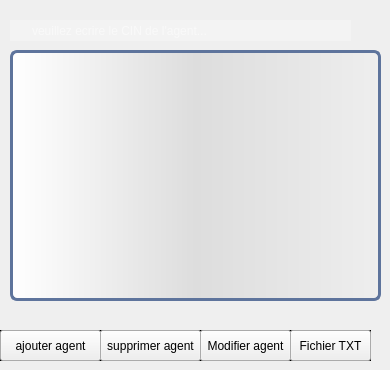
    <widget class="QWidget" name="page_10">
     <widget class="QLineEdit" name="rechercher_6">
      <property name="geometry">
       <rect>
        <x>10</x>
        <y>20</y>
        <width>341</width>
        <height>21</height>
       </rect>
      </property>
      <property name="styleSheet">
       <string notr="true">QLineEdit {
    background: #f3f3f3;
    background-image: url(:/img/search.png); /* actual size, e.g. 16x16 */
    background-repeat: no-repeat;
    background-position: left;
    color: white;
    font-family: SegoeUI;
    font-size: 12px;
  border-top: 3px transparent;
            border-bottom: 3px transparent;
            border-right: 10px transparent;
            border-left: 10px transparent;
    padding: 2 2 2 20; /* left padding (last number) must be more than the icon's width */
}</string>
      </property>
      <property name="cursorPosition">
       <number>0</number>
      </property>
      <property name="placeholderText">
       <string>veuillez ecrire le CIN de l'agent...</string>
      </property>
     </widget>
     <widget class="QPushButton" name="supprimer_6">
      <property name="geometry">
       <rect>
        <x>100</x>
        <y>330</y>
        <width>101</width>
        <height>31</height>
       </rect>
      </property>
      <property name="text">
       <string>supprimer agent</string>
      </property>
     </widget>
     <widget class="QTableView" name="tabagent">
      <property name="geometry">
       <rect>
        <x>10</x>
        <y>50</y>
        <width>371</width>
        <height>251</height>
       </rect>
      </property>
      <property name="styleSheet">
       <string notr="true">QTableView {border: 3px solid #5E749C;text-align: top;padding: 4px;border-radius: 7px;border-bottom-left-radius: 7px;background: QLinearGradient( x1: 0, y1: 0, x2: 1, y2: 0,stop: 0 #fff, stop: 1 #eee,stop: 0.5 #ddd,stop: 1 #eee );width: 15px;}
QTableView::item:focus{selection-background-color: yellow;}
QScrollBar:vertical{ width: 20px; background: none; /* only these sort effect about width ...*/}
QScrollBar::handle:vertical{ border: 3px solid #5E749C;text-align: top;padding: 4px;border-radius: 5px; border-bottom-left-radius: 5px;background: QLinearGradient( x1: 0, y1: 0, x2: 1, y2: 0,stop: 0 #fff, stop: 1 #eee,stop: 0.5 #ddd,stop: 1 #eee ); width: 25px; min-height: 20px; max-height: 25px; /*these sort no effect*/ }
QScrollBar::add-page:vertical {border: 3px solid red;text-align: top;padding: 4px;border-radius: 5px; border-bottom-left-radius: 5px;background:  red; /* adding width: xx px; sorting no effect .. why? */}
QScrollBar::sub-page:vertical {border: 3px solid green;text-align: top;padding: 4px;border-radius: 5px; border-bottom-left-radius: 5px;background:  green; /* adding width: xx px; sorting no effect .. why? */ }

</string>
      </property>
     </widget>
     <widget class="QPushButton" name="modifier_6">
      <property name="geometry">
       <rect>
        <x>200</x>
        <y>330</y>
        <width>91</width>
        <height>31</height>
       </rect>
      </property>
      <property name="text">
       <string>Modifier agent</string>
      </property>
     </widget>
     <widget class="QPushButton" name="ajouter_6">
      <property name="geometry">
       <rect>
        <x>0</x>
        <y>330</y>
        <width>101</width>
        <height>31</height>
       </rect>
      </property>
      <property name="text">
       <string>ajouter agent</string>
      </property>
     </widget>
     <widget class="QPushButton" name="fichiertxt_agent">
      <property name="geometry">
       <rect>
        <x>290</x>
        <y>330</y>
        <width>81</width>
        <height>31</height>
       </rect>
      </property>
      <property name="styleSheet">
       <string notr="true">/*QPushButton {
            color: white;
            border-image: url(:/img/button.png) 3 10 3 10;
            border-top: 3px transparent;
            border-bottom: 3px transparent;
            border-right: 10px transparent;
            border-left: 10px transparent;
        }</string>
      </property>
      <property name="text">
       <string>Fichier TXT</string>
      </property>
     </widget>
     <widget class="QLabel" name="label_12">
      <property name="geometry">
       <rect>
        <x>0</x>
        <y>330</y>
        <width>371</width>
        <height>31</height>
       </rect>
      </property>
      <property name="autoFillBackground">
       <bool>false</bool>
      </property>
      <property name="frameShape">
       <enum>QFrame::WinPanel</enum>
      </property>
      <property name="text">
       <string>TextLabel</string>
      </property>
     </widget>
     <zorder>label_12</zorder>
     <zorder>rechercher_6</zorder>
     <zorder>supprimer_6</zorder>
     <zorder>tabagent</zorder>
     <zorder>modifier_6</zorder>
     <zorder>ajouter_6</zorder>
     <zorder>fichiertxt_agent</zorder>
    </widget>
